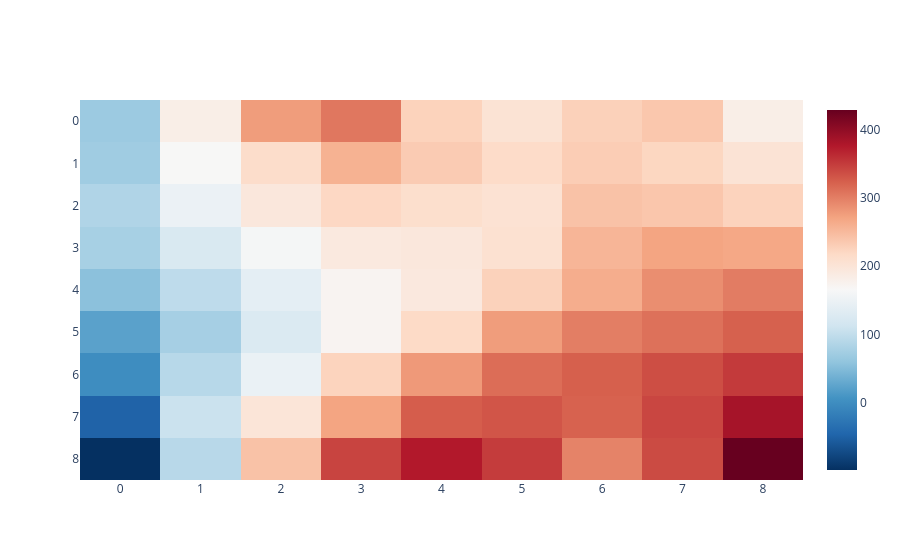

The cell this chart's notebook holds for it:
### Code cell
fig = go.Figure(go.Heatmap(z = lr_scene_bed_tensor.squeeze(), 
                           colorscale = 'RdBu_r'))
# fig.update_layout(yaxis_scaleanchor = "x")
# matrix display
fig.update_yaxes(autorange = "reversed")
fig.show()

### Figure 1 — Plotly figure (JSON) as saved in the notebook; plotly's stock layout.template omitted (floating-point values rounded to 4 significant figures)
{"data": [{"colorscale": [[0, "rgb(5,48,97)"], [0.1, "rgb(33,102,172)"], [0.2, "rgb(67,147,195)"], [0.3, "rgb(146,197,222)"], [0.4, "rgb(209,229,240)"], [0.5, "rgb(247,247,247)"], [0.6, "rgb(253,219,199)"], [0.7, "rgb(244,165,130)"], [0.8, "rgb(214,96,77)"], [0.9, "rgb(178,24,43)"], [1, "rgb(103,0,31)"]], "type": "heatmap", "z": [[67.52, 182.7, 276.7, 305.7, 225.7, 203.4, 227.6, 237.5, 181.9], [70.72, 165.6, 213.2, 258.1, 232.9, 215.7, 231.4, 222.0, 201.7], [84.81, 148.5, 194.2, 220.2, 210.8, 204.9, 242.1, 238.1, 225.2], [77.23, 122.6, 160.9, 191.7, 194.7, 207.0, 254.5, 270.2, 267.3], [55.63, 96.18, 138.8, 171.6, 192.6, 226.6, 262.3, 288.3, 301.7], [21.91, 76.52, 126.7, 171.8, 217.4, 276.8, 300.5, 310.1, 322.4], [-0.4713, 90.47, 146.3, 224.8, 279.8, 312.9, 323.5, 336.5, 350.8], [-48.86, 106.9, 199.5, 270.6, 325.3, 330.9, 321.5, 342.2, 384.1], [-98.84, 91.51, 242.2, 343.4, 376.2, 349.7, 296.6, 338.8, 428.7]]}], "layout": {"yaxis": {"autorange": "reversed"}}}
